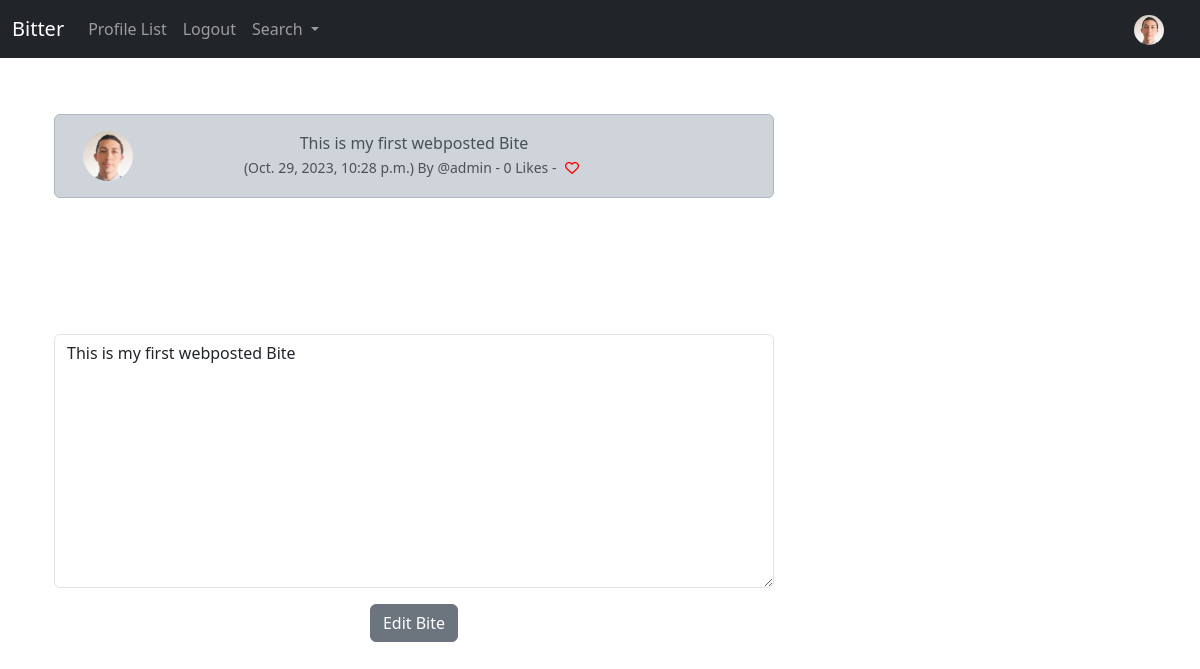
Page /edit_bite/5 (signed in) on the committed database.
### bitter_app/models.py (models this page shows, shortened)
class Profile(models.Model):
    user = models.OneToOneField(User, on_delete=models.CASCADE)
    follows = models.ManyToManyField("self",
        related_name="followed_by",
        symmetrical=False,
        blank=True)
    date_modified = models.DateTimeField(User, auto_now=True)
    profile_image = models.ImageField(null=True, blank=True, upload_to="images/")
    profile_bio = models.CharField(null=True, blank=True, max_length=500)
    homepage_link = models.CharField(null=True, blank=True, max_length=500)
    facebook_link = models.CharField(null=True, blank=True, max_length=500)
    instagram_link = models.CharField(null=True, blank=True, max_length=500)
    linkedin_link = models.CharField(null=True, blank=True, max_length=500)
    twitter_link = models.CharField(null=True, blank=True, max_length=500)

class Bite(models.Model):
    user = models.ForeignKey(
        User, related_name="bites",
        on_delete=models.DO_NOTHING
        )
    body = models.CharField(max_length=200)
    created_at = models.DateTimeField(auto_now_add=True)
    likes = models.ManyToManyField(User, related_name="bite_like", blank=True)
    def num_likes(self):
        return self.likes.count()

### bitter_app/views.py (the view)
# urls.py: path('edit_bite/<int:pk>', views.edit_bite, name='edit_bite'),
def edit_bite(request, pk):
    if request.user.is_authenticated:
        bite = get_object_or_404(Bite, id=pk)
        if request.user.username == bite.user.username:
            if request.method == "POST":
                form = BiteForm(request.POST, instance=bite)
                if form.is_valid():
                    form.save()  # Since user is already set, no need to set it again
                    messages.success(request, ("Your Bite Has Been Edited"))
                    return redirect('home')
                else:
                    return render(request, "edit_bite.html", {'form': form, 'bite': bite})
            else:
                form = BiteForm(instance=bite)
                return render(request, "edit_bite.html", {'form': form, 'bite': bite})
        else:
            messages.error(request, "That's Not Your Property")
            return redirect('home')
    else:
        messages.error(request, "Please Log In To Continue")
        return redirect('login')  # Redirect to login page

### bitter_app/forms.py
class BiteForm(forms.ModelForm):
    body = forms.CharField(required=True,
        widget=forms.widgets.Textarea(
            attrs={
                "placeholder": "Write Your Bite",
                "class": "form-control",
            }
            ),
            label="",
        )
    class Meta:
        model = Bite
        exclude = ("user", "likes",)

### bitter_app/templates/edit_bite.html (shortened to what this page needs)
{% extends 'base.html' %}
{% load static %}
{% block content %}
<div class="container text-center">
    <div class="row">
        <div class="col-8">
            <br/>
                <div class="alert alert-dark" role="alert">
                    <div class="container">
                        <div class="row">
                            <div class="col-1">
                                {% if bite.user.profile.profile_image %}
                                    <img src="{{ bite.user.profile.profile_image.url }}" class="rounded-circle" alt="@{{ bite.user.username }}" style="object-fit: cover; width: 50px; height: 50px; display: block;">
                                {% else %}
                                    <img src="{% static 'images/default_profile_pic.jpg' %}" class="rounded-circle" alt="@{{ bite.user.username }}" style="object-fit: cover; width: 50px; height: 50px; display: block;">
                                {% endif %}
                            </div>
                            <div class="col-10">
                                {{ bite.body }} <br/>
                                <small class="text-muted">
                                    ({{ bite.created_at }}) By @{{ bite.user.username }}
                                    - {{bite.num_likes}} Likes -
                                    {% if user in bite.likes.all %}
                                    <a href="{% url 'bite_like' bite.id %}">
                                        <i class="fa-solid fa-heart" style="color:red; width: 24px; display: inline-block;"></i>
                                    </a>
                                    {% else %}
                                    <a href="{% url 'bite_like' bite.id %}">
                                        <i class="fa fa-heart-o" style="color:red; width: 24px; display: inline-block;"></i>
                                    </a>
                                    {% endif %}
                                </small>
                            </div>
                        </div>
                    </div>
                </div><br/><br/>
            <br/><br/><br/>
            {% if form %}
                <form method=POST>
                    {{ form.as_p }}
                    <button type="submit" class="btn btn-secondary">Edit Bite</button>
                </form>
            {% endif %}
        </div>
    </div>
</div>
{% endblock %}

### bitter_app/templates/navbar.html (shortened to what this page needs)
{% load static %}
<nav class="navbar navbar-expand-lg navbar-dark bg-dark">
    <div class="container-fluid">
      <a class="navbar-brand" href="{% url 'home' %}">Bitter</a>
      <div class="collapse navbar-collapse" id="navbarSupportedContent">
        <ul class="navbar-nav me-auto mb-2 mb-lg-0">
          <li class="nav-item">
            <a class="nav-link" href="{% url 'profile_list' %}">Profile List</a>
          </li>
          {% if user.is_authenticated %}
          <li class="nav-item">
            <a class="nav-link" href="{% url 'logout'%}">Logout</a>
          </li>
          {% endif %}
          <li class="nav-item dropdown">
            <a class="nav-link dropdown-toggle" href="#" role="button" data-bs-toggle="dropdown" aria-expanded="false">
              Search
            </a>
          </li>
        </ul>
        {% if user.is_authenticated %}
          <ul class="navbar-nav ml-auto">
              <li class="nav-link navbar-brand">
                <a href="{% url 'profile' request.user.id %}">
                  {% if user.profile.profile_image %}
                  <img src="{{ user.profile.profile_image.url }}" class="rounded-circle" style="object-fit: cover; width: 30px;">
                  {% else %}
                  <img src="{% static 'images/default_profile_pic.jpg' %}" class="rounded-circle" style="object-fit: cover; width: 30px;">
                  {% endif %}
                </a>
              </li>
          </ul>
        {% endif %}
      </div>
    </div>
  </nav>

### rows in the picture
Bite: user.profile.profile_image (picture), body "This is my first webposted Bite", created_at "Oct. 29, 2023, 10:28 p.m.", user.username "admin", num_likes "0"
